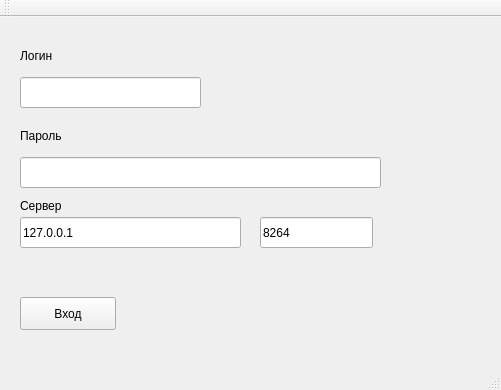
<?xml version="1.0" encoding="UTF-8"?>
<ui version="4.0">
 <class>ConnectWindow</class>
 <widget class="QMainWindow" name="ConnectWindow">
  <property name="geometry">
   <rect>
    <x>0</x>
    <y>0</y>
    <width>501</width>
    <height>390</height>
   </rect>
  </property>
  <property name="windowTitle">
   <string>ConnectWindow</string>
  </property>
  <widget class="QWidget" name="centralWidget">
   <widget class="QLabel" name="label">
    <property name="geometry">
     <rect>
      <x>20</x>
      <y>30</y>
      <width>331</width>
      <height>17</height>
     </rect>
    </property>
    <property name="text">
     <string>Логин</string>
    </property>
   </widget>
   <widget class="QPushButton" name="pushButton">
    <property name="geometry">
     <rect>
      <x>20</x>
      <y>280</y>
      <width>96</width>
      <height>33</height>
     </rect>
    </property>
    <property name="text">
     <string>Вход</string>
    </property>
   </widget>
   <widget class="QLineEdit" name="lineEdit">
    <property name="geometry">
     <rect>
      <x>20</x>
      <y>60</y>
      <width>181</width>
      <height>31</height>
     </rect>
    </property>
   </widget>
   <widget class="QLabel" name="label_2">
    <property name="geometry">
     <rect>
      <x>20</x>
      <y>110</y>
      <width>421</width>
      <height>17</height>
     </rect>
    </property>
    <property name="text">
     <string>Пароль</string>
    </property>
   </widget>
   <widget class="QLineEdit" name="lineEdit_2">
    <property name="geometry">
     <rect>
      <x>20</x>
      <y>140</y>
      <width>361</width>
      <height>31</height>
     </rect>
    </property>
   </widget>
   <widget class="QLabel" name="label_3">
    <property name="geometry">
     <rect>
      <x>20</x>
      <y>180</y>
      <width>70</width>
      <height>17</height>
     </rect>
    </property>
    <property name="text">
     <string>Сервер</string>
    </property>
   </widget>
   <widget class="QLineEdit" name="lineEdit_3">
    <property name="geometry">
     <rect>
      <x>20</x>
      <y>200</y>
      <width>221</width>
      <height>31</height>
     </rect>
    </property>
    <property name="text">
     <string>127.0.0.1</string>
    </property>
   </widget>
   <widget class="QLineEdit" name="lineEdit_4">
    <property name="geometry">
     <rect>
      <x>260</x>
      <y>200</y>
      <width>113</width>
      <height>31</height>
     </rect>
    </property>
    <property name="text">
     <string>8264</string>
    </property>
   </widget>
  </widget>
  <widget class="QMenuBar" name="menuBar">
   <property name="geometry">
    <rect>
     <x>0</x>
     <y>0</y>
     <width>501</width>
     <height>29</height>
    </rect>
   </property>
  </widget>
  <widget class="QToolBar" name="mainToolBar">
   <attribute name="toolBarArea">
    <enum>TopToolBarArea</enum>
   </attribute>
   <attribute name="toolBarBreak">
    <bool>false</bool>
   </attribute>
  </widget>
  <widget class="QStatusBar" name="statusBar"/>
 </widget>
 <layoutdefault spacing="6" margin="11"/>
 <resources/>
 <connections/>
</ui>
